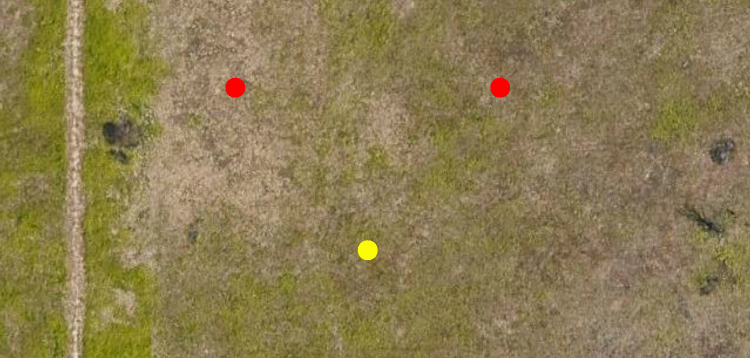
#> input picture fieldTest_targets.png, 1500 x 716 px, given in place of the camera (shown at 1/2 size)
$ python TargDetectVideo.py
#> lines starting #> are read from the running program, lines starting #| are printed output that depends on the picture; after the words box and inside, x2 and y2 are one past the last pixel; in counts of white or black regions, pixels touching at a corner belong together
# Module: Target Detection Live Video
# Description: This script is to take video feed from camera source and perform target detection.
#              Contours are drawn on each detected object.
# Name: Krisian Bargas
#       ECE 491 Group 9
# Copyright: yes
# Rev Number: V1.3
# Rev Notes: - updated color ranges for mask
# - added the calculation for the size of object area in the image instead of having it as a flat number
# - moved defining color ranges outside of while loop

import numpy as np
import cv2
import sys

# get webcam / camera
camera = cv2.VideoCapture(0, cv2.CAP_DSHOW)

# RPi camera is used for target detection and object sizes at a distance will look small
# This part we will calculate the ratio of object size pixels

objSizeReal = 24 # 24 inches in real life target size
FleightHeight = 600 # 50 feet into inches // assumes max camera height to object, can use real time data
focal = 3.04 # 3.04 mm focal length of RPi Camera V2
pixSizeCamera = 1.12*10**-3 # 1.12 micrometers into millimeters

objAreaPix = np.uint16((objSizeReal/FleightHeight * focal) / pixSizeCamera)

# this value was calculated by getting the size:distance ration of target (24 inches:50ft)
# and multiplying with focal length of camera to see how much space it takes in an image
# to translate to pixels, it is divided by the Pixel size given in the RPi camera documentation

# define color ranges
# Set range for red color - 2 ranges for red since it is 180 deg not 360 deg colour space

# Set range for red color
redRange_Low = np.array([165, 87, 111], np.uint8)
redRange_Low2 = np.array([0, 100, 120], np.uint8)

redRange_Hi = np.array([180, 255, 255], np.uint8)
redRange_Hi2 = np.array([8, 255, 255], np.uint8)

# Set range for yellow color
yellowRange_Low = np.array([24, 120, 150], np.uint8)
yellowRange_Hi = np.array([34, 255, 255], np.uint8)

# Set range for blue color
blueRange_Low = np.array([100, 100, 100], np.uint8)
blueRange_Hi = np.array([125, 255, 255], np.uint8)

# Set range for orange
orangeRange_Low = np.array([10, 200, 200])
orangeRange_Hi = np.array([22, 255, 255])

# Set range for purple
purpleRange_Low = np.array([135, 220, 170])
purpleRange_Hi = np.array([150, 255, 255])


# while loop for video stream
while(1):

    ret, img = camera.read()
#> img is the input picture: shape (716, 1500, 3); mean B, G, R 81.4, 124.1, 139.1

    # break look if video stream not recieved successfully
    if not ret:
        print("Not receiving stream. Exiting")
        break

    # changing image colorspace to HSV
    hsvImg = cv2.cvtColor(img, cv2.COLOR_BGR2HSV)
#> hsvImg: shape (716, 1500, 3); mean H, S, V 21.6, 107.5, 139.2

    # create mask for red color
    redMask1 = cv2.inRange(hsvImg, redRange_Low, redRange_Hi)
#> redMask1: shape (716, 1500); every value is 0
    redMask2 = cv2.inRange(hsvImg, redRange_Low2, redRange_Hi2)
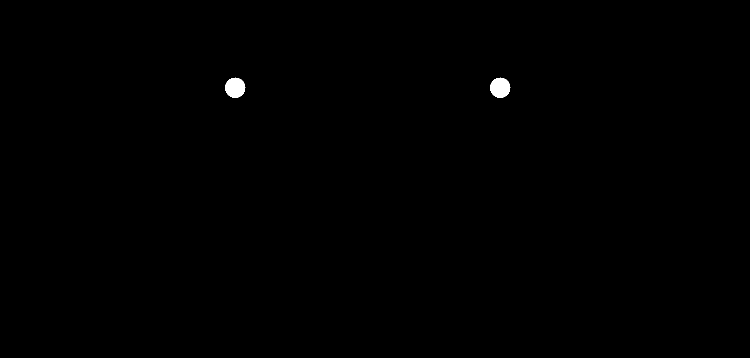
#> redMask2: shape (716, 1500) (shown at 1/2 size); 0.23% white; 2 white regions, box (x1, y1, x2, y2) and area: (450, 155, 491, 196) 1257, (980, 155, 1021, 196) 1257

    redMask = redMask1 + redMask2

    # create mask for yellow color
    yellowMask = cv2.inRange(hsvImg, yellowRange_Low, yellowRange_Hi)
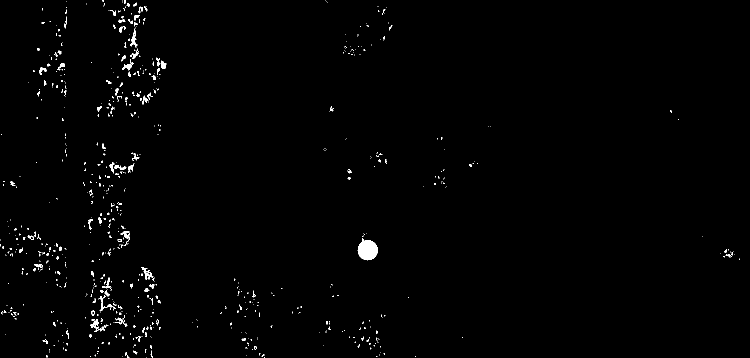
#> yellowMask: shape (716, 1500) (shown at 1/2 size); 0.88% white; 728 white regions (625 under 20 px), largest, box (x1, y1, x2, y2) and area: (715, 476, 756, 521) 1273, (283, 534, 307, 559) 196, (261, 57, 275, 95) 184

    # create mask for blue
    blueMask = cv2.inRange(hsvImg, blueRange_Low, blueRange_Hi)

    # create mask for orange color
    orangeMask = cv2.inRange(hsvImg, orangeRange_Low, orangeRange_Hi)

    # create mask for purple
    purpleMask = cv2.inRange(hsvImg, purpleRange_Low, purpleRange_Hi)


    # Morphological Transform, Dilation
    # for each color to remove noise and retain approx original object
    kernal = np.ones((3, 3), "uint8")

    # For red color
    redMask = cv2.erode(redMask, kernal)
#> redMask: shape (716, 1500); 0.21% white; 2 white regions, box (x1, y1, x2, y2) and area: (452, 157, 489, 194) 1101, (982, 157, 1019, 194) 1101
    redMask = cv2.dilate(redMask, kernal)
#> redMask: shape (716, 1500); 0.23% white; 2 white regions, box (x1, y1, x2, y2) and area: (451, 156, 490, 195) 1253, (981, 156, 1020, 195) 1253

    # For yellow color
    yellowMask = cv2.erode(yellowMask, kernal)
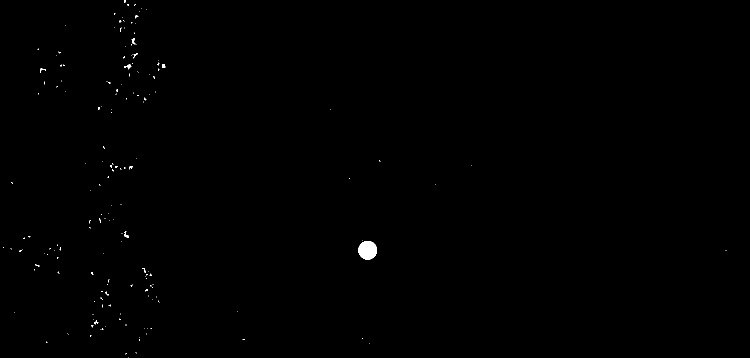
#> yellowMask: shape (716, 1500) (shown at 1/2 size); 0.2% white; 167 white regions (156 under 20 px), largest, box (x1, y1, x2, y2) and area: (717, 482, 754, 519) 1102, (248, 129, 263, 139) 63, (263, 76, 271, 89) 49
    yellowMask = cv2.dilate(yellowMask, kernal)
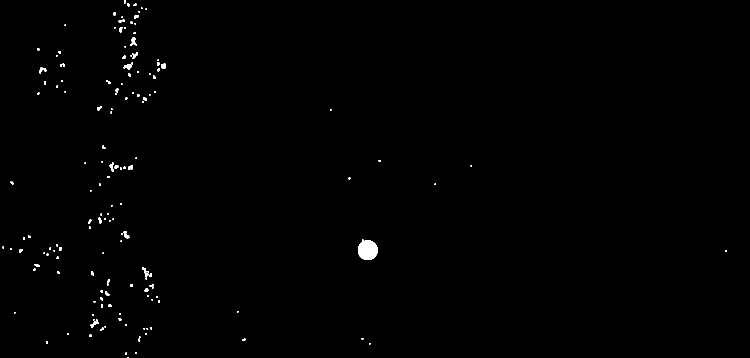
#> yellowMask: shape (716, 1500) (shown at 1/2 size); 0.46% white; 151 white regions (89 under 20 px)

    # For blue color
    blueMask = cv2.erode(blueMask, kernal)
    blueMask = cv2.dilate(blueMask, kernal)

    # For orange color
    orangeMask = cv2.erode(orangeMask, kernal)
    orangeMask = cv2.dilate(orangeMask, kernal)

    # For purple color
    purpleMask = cv2.erode(purpleMask, kernal)
    purpleMask = cv2.dilate(purpleMask, kernal)

    # create contour to surround red ================
    contoursR, hierarchy = cv2.findContours(redMask, cv2.RETR_TREE, cv2.CHAIN_APPROX_SIMPLE)
#> contoursR = 2 contours; box (x1, y1, x2, y2) and area: (981, 156, 1020, 195) 1196, (451, 156, 490, 195) 1196

    for _ , contour in enumerate(contoursR):
        area = cv2.contourArea(contour)
        if(area > objAreaPix):
            x, y, w, h = cv2.boundingRect(contour)
            img = cv2.rectangle(img, (x, y), (x + w, y + h), (0, 0, 255), 2)
            cv2.putText(img, "Red Target", (x,y), cv2.FONT_HERSHEY_SIMPLEX, 1.0, (0,0,255))
#> this loop made 2 passes
#> (area, x, y, w, h) on passes 1 to 2: (1196, 981, 156, 39, 39), (1196, 451, 156, 39, 39)
#> pass 2, `img = cv2.rectangle(img, (x, y), (x + w, y + h), (0, 0, 255), 2)`:
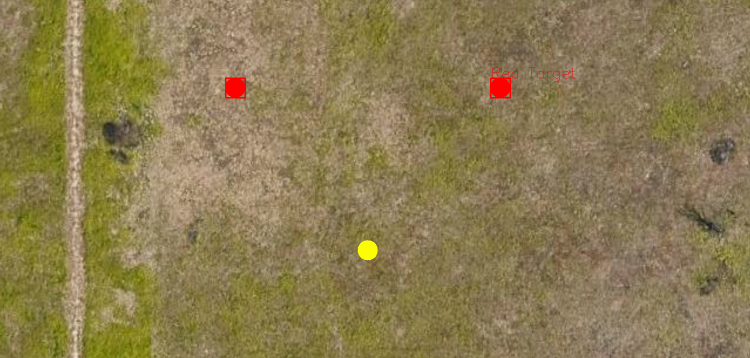
#> img: shape (716, 1500, 3) (shown at 1/2 size); mean B, G, R 81.3, 124, 139.3
#> after the loop: img: shape (716, 1500, 3); 0.04% of pixels changed, all inside (x1, y1, x2, y2) = (455, 135, 621, 164)

    # create contour to surround yellow ================
    contoursY, hierarchy = cv2.findContours(yellowMask, cv2.RETR_TREE, cv2.CHAIN_APPROX_SIMPLE)
#> contoursY = 151 contours, 116 with area under 20; largest, box (x1, y1, x2, y2) and area: (716, 479, 755, 520) 1201, (247, 128, 264, 140) 98, (261, 75, 274, 92) 94, (247, 462, 259, 477) 81, (181, 639, 198, 656) 78

    for _ , contour in enumerate(contoursY):
        area = cv2.contourArea(contour)
        if(area > objAreaPix):
            x, y, w, h = cv2.boundingRect(contour)
            img = cv2.rectangle(img, (x, y), (x + w, y + h), (0, 255, 255), 2)
            cv2.putText(img, "Yellow Target", (x,y), cv2.FONT_HERSHEY_SIMPLEX, 1.0, (0,255,255))
#> this loop made 151 passes
#> (area, x, y, w, h) on pass 62: (1201, 716, 479, 39, 41)
#> area on passes 16, 19, 26, 31, 34, 36: 20, 78, 22, 20, 39.5, 32
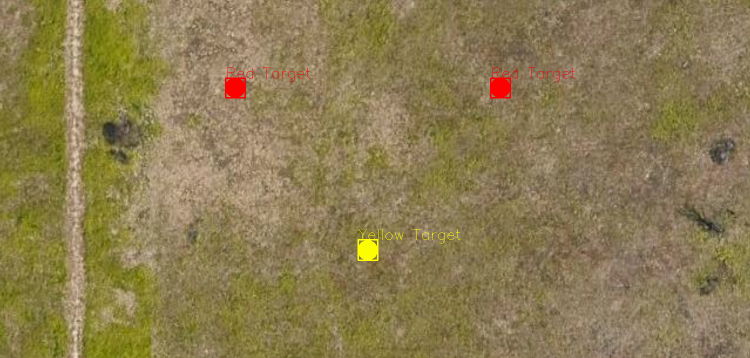
#> img: shape (716, 1500, 3) (shown at 1/2 size); mean B, G, R 81.2, 124, 139.4


    # create contour to surround blue ===============
    contoursB, hierarchy = cv2.findContours(blueMask, cv2.RETR_TREE, cv2.CHAIN_APPROX_SIMPLE)
#> contoursB = []

    for _ , contour in enumerate(contoursB):
        area = cv2.contourArea(contour)
        if(area > objAreaPix):
            x, y, w, h = cv2.boundingRect(contour)
            img = cv2.rectangle(img, (x, y), (x + w, y + h), (255, 0, 0), 2)
            cv2.putText(img, "Blue Target", (x,y), cv2.FONT_HERSHEY_SIMPLEX, 1.0, (255,0,0))
#> this loop made 0 passes

    # create contour to surround orange ==========
    contoursO, hierarchy = cv2.findContours(orangeMask, cv2.RETR_TREE, cv2.CHAIN_APPROX_SIMPLE)
#> contoursO = []

    for _ , contour in enumerate(contoursO):
        area = cv2.contourArea(contour)
        if(area > objAreaPix):
            x, y, w, h = cv2.boundingRect(contour)
            img = cv2.rectangle(img, (x, y), (x + w, y + h), (0, 165, 255), 2)
            cv2.putText(img, "Orange Target", (x,y), cv2.FONT_HERSHEY_SIMPLEX, 1.0, (0,165,255))

    # create contour to surround purple ==========
    contoursP, hierarchy = cv2.findContours(purpleMask, cv2.RETR_TREE, cv2.CHAIN_APPROX_SIMPLE)
#> contoursP = []

    for _ , contour in enumerate(contoursP):
        area = cv2.contourArea(contour)
        if(area > objAreaPix):
            x, y, w, h = cv2.boundingRect(contour)
            img = cv2.rectangle(img, (x, y), (x + w, y + h), (128, 0, 128), 2)
            cv2.putText(img, "Purple Target", (x,y), cv2.FONT_HERSHEY_SIMPLEX, 1.0, (128,0,128))


    # show video
    cv2.imshow("Color Detection Real Time", img)
    k = cv2.waitKey(1)
#> (key Esc is pressed here)

    # key press to determine when to stop, write image, close video stream, close video write
    # close all windows
    if k == ord("s"):
        # output last frame shown from webcam / was only used for testing purposes
        #cv2.imwrite("webcamTestimg.png", img)


        camera.release()
        cv2.destroyAllWindows()
        break
